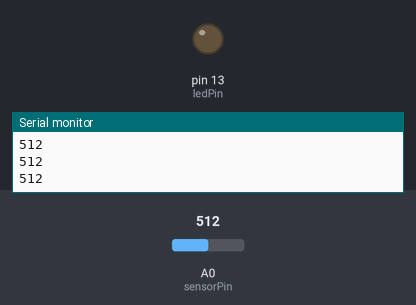
The sketch below on a simulated Arduino Uno, built with avr-gcc and run on an emulated ATmega328P. Shown: output pins drawn as LEDs (lit = HIGH), the last lines printed to the serial monitor. The test bench sets the inputs (shaded band); at power-on: A0 (sensorPin) = 512.

Above: at 1.2 s.
1.3 s: A0 (sensorPin) set to 21
2.8 s: A0 (sensorPin) set to 17
At 3.5 s:
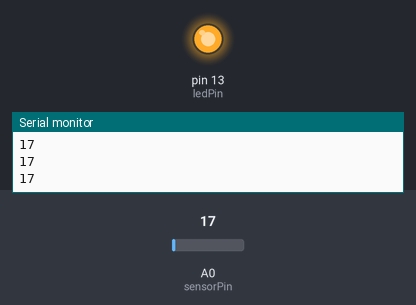
4.3 s: A0 (sensorPin) set to 122
At 5.2 s:
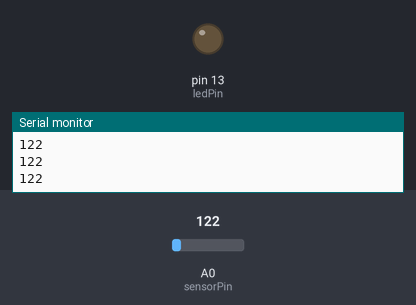
5.8 s: A0 (sensorPin) set to 0
At 7.2 s:
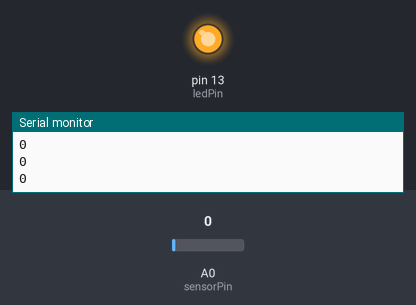
Timing chart, 0 to 8.3 s (numbered marks = the images above; inputs shaded):
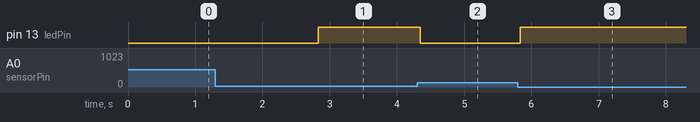

The sketch:

sketch_week2_photoresistor.ino
```cpp
int sensorPin = A0;    // select the input pin for the potentiometer
int ledPin = 13;      // select the pin for the LED
int sensorValue = 0;  // variable to store the value coming from the sensor
int lightup_Value = 20;
void setup() {
  // declare the ledPin as an OUTPUT:
  pinMode(ledPin, OUTPUT);
  Serial.begin(9600);
}

void loop() {
  int sensorValue = analogRead(sensorPin);
  Serial.println(sensorValue);
  delay(25);

   if (sensorValue < lightup_Value) {
    digitalWrite(ledPin, HIGH);
  }
    else  {
    digitalWrite(ledPin, LOW);
  }
}
```

Measured:
- the behaviour switches between 20 and 19 on A0 (sensorPin) (found by bisection; images 0 and 1)
- after the input at 2.8 s, pin 13 (ledPin): LOW → HIGH at once
- after the input at 4.3 s, pin 13 (ledPin): HIGH → LOW at once
- after the input at 5.8 s, pin 13 (ledPin): LOW → HIGH at once
